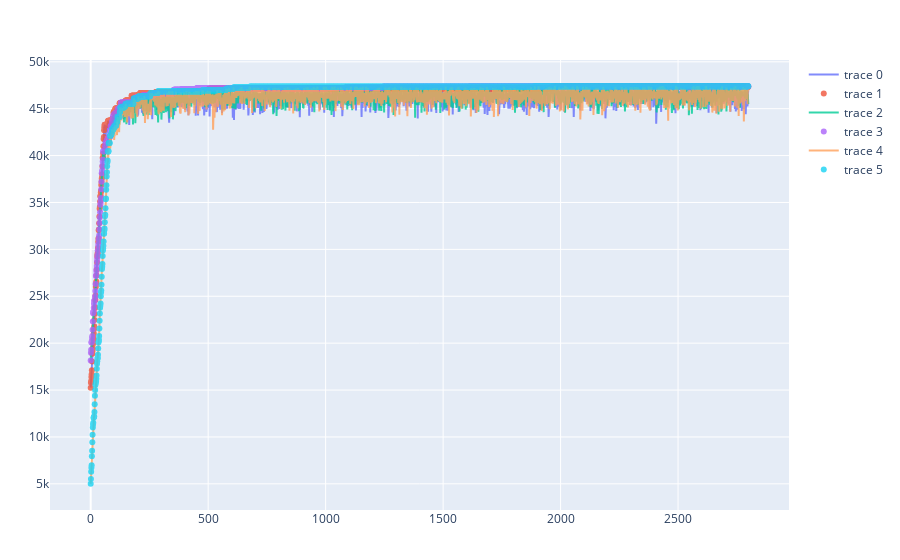

Notebook cell for this chart:
### Code cell
plot([a for a in ax])

### Figure 1 — Plotly figure (JSON) as saved in the notebook; plotly's stock layout.template omitted (floating-point values rounded to 4 significant figures; data arrays with more than 128 entries replaced by an {"elided": "..."} marker saying what was removed)
{"data": [{"mode": "lines", "opacity": 0.8, "type": "scatter", "y": {"elided": "2800 int values"}}, {"mode": "markers", "opacity": 0.8, "type": "scatter", "y": {"elided": "2800 int values"}}, {"mode": "lines", "opacity": 0.8, "type": "scatter", "y": {"elided": "2800 int values"}}, {"mode": "markers", "opacity": 0.8, "type": "scatter", "y": {"elided": "2800 int values"}}, {"mode": "lines", "opacity": 0.8, "type": "scatter", "y": {"elided": "2800 int values"}}, {"mode": "markers", "opacity": 0.8, "type": "scatter", "y": {"elided": "2800 int values"}}], "layout": {"margin": {"b": 50, "l": 50, "r": 50, "t": 60}}}
